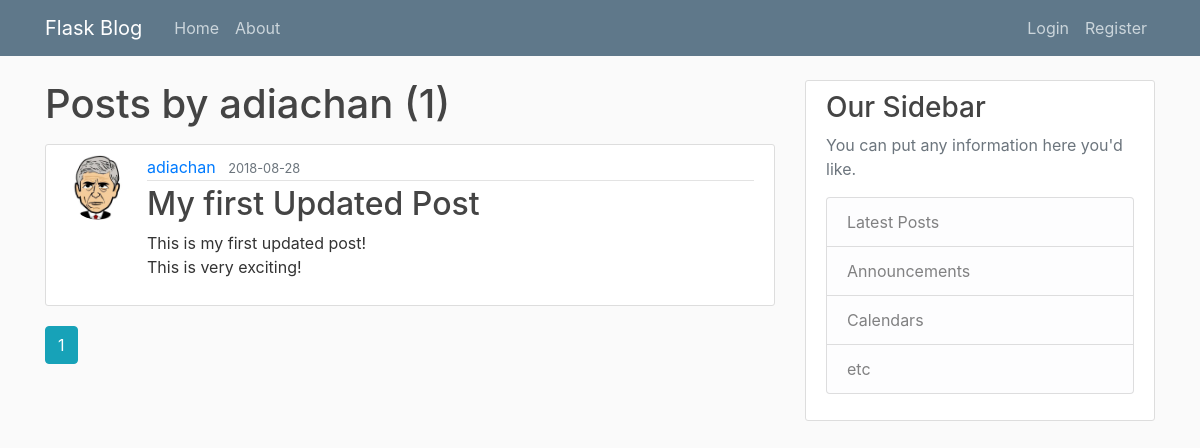
Before: /user/adiachan with the older database file.
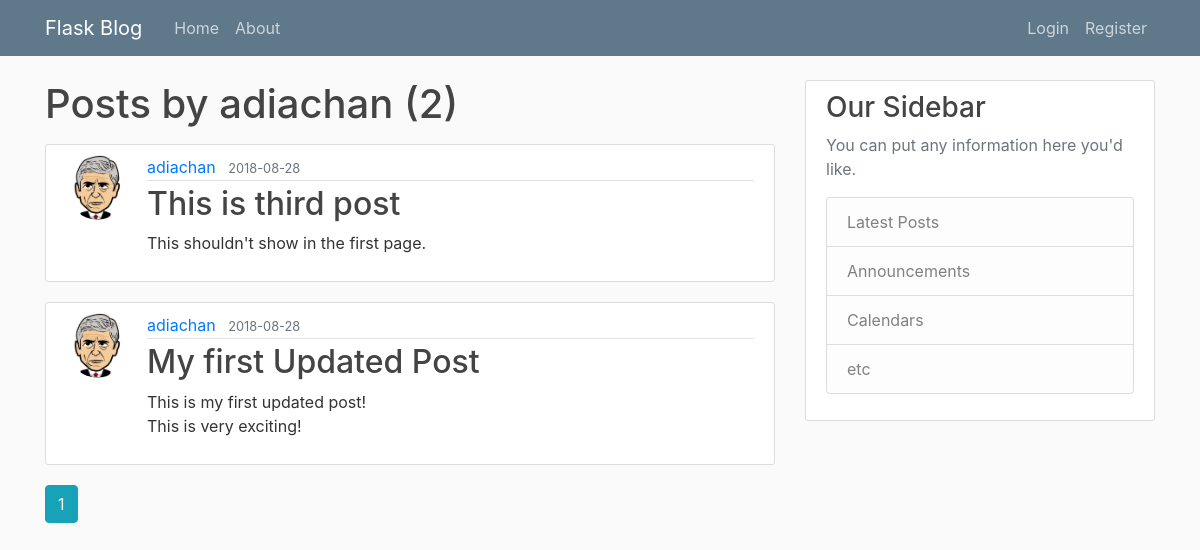
After: the same page with the newer database file.
### flaskblog/models.py (models this page shows, shortened)
class User(db.Model, UserMixin):
    id = db.Column(db.Integer, primary_key=True)
    username = db.Column(db.String(20), unique=True, nullable=False)
    email = db.Column(db.String(120), unique=True, nullable=False)
    image_file = db.Column(db.String(20), nullable=False, default='default.jpg')
    password = db.Column(db.String(60), nullable=False)
    posts = db.relationship('Post', backref='author', lazy=True)

class Post(db.Model):
    id = db.Column(db.Integer, primary_key=True)
    title = db.Column(db.String(100), nullable=False)
    date_posted = db.Column(db.DateTime, nullable=False, default=datetime.utcnow)
    content = db.Column(db.Text, nullable=False)
    user_id = db.Column(db.Integer, db.ForeignKey('user.id'), nullable=False)

### flaskblog/routes.py (the view)
@app.route("/user/<string:username>")
def user_posts(username):
    page = request.args.get('page', 1, type=int)
    user = User.query.filter_by(username=username).first_or_404()
    posts = Post.query.filter_by(author=user)\
        .order_by(Post.date_posted.desc())\
        .paginate(page=page, per_page=2)
    return render_template('user_posts.html', posts=posts, user=user)

### flaskblog/templates/user_posts.html (shortened to what this page needs)
{% extends "layout.html" %}
{% block content %}
    <h1 class="mb-3">Posts by {{ user.username }} ({{ posts.total }})</h1>
    {% for post in posts.items %}
        <article class="media content-section">
          <img class= "rounded-circle article-img" src="{{ url_for('static', filename='profile_pics/' + post.author.image_file) }}">
          <div class="media-body">
            <div class="article-metadata">
              <a class="mr-2" href="{{ url_for('user_posts', username=post.author.username) }}">{{ post.author.username }}</a>
              <small class="text-muted">{{ post.date_posted.strftime('%Y-%m-%d') }}</small>
            </div>
            <h2><a class="article-title" href="{{ url_for('post', post_id=post.id) }}">{{ post.title }}</a></h2>
            <p class="article-content">{{ post.content }}</p>
          </div>
        </article>
     {% endfor %}
     {% for page_num in posts.iter_pages(left_edge=1, right_edge=1, left_current=1, right_current=2) %}
       {% if page_num %}
        {% if posts.page == page_num %}
          <a class="btn btn-info mb-4" href="{{ url_for('user_posts', username=user.username, page=page_num) }}">{{ page_num }}</a>
        {% else %}
          <a class="btn btn-outline-info mb-4" href="{{ url_for('user_posts', username=user.username, page=page_num) }}">{{ page_num }}</a>
        {% endif %}
       {% endif %}
     {% endfor %}
{% endblock content %}

### flaskblog/templates/layout.html (shortened to what this page needs)
<!DOCTYPE html>
<html>
<head>
    <link rel="stylesheet" href="https://stackpath.bootstrapcdn.com/bootstrap/4.1.3/css/bootstrap.min.css">
    <link rel="stylesheet" type="text/css" href="{{ url_for('static', filename='main.css') }}">
</head>
<body>
    <header class="site-header">
      <nav class="navbar navbar-expand-md navbar-dark bg-steel fixed-top">
        <div class="container">
          <a class="navbar-brand mr-4" href="/">Flask Blog</a>
          <div class="collapse navbar-collapse" id="navbarToggle">
            <div class="navbar-nav mr-auto">
              <a class="nav-item nav-link" href="{{ url_for('home') }}">Home</a>
              <a class="nav-item nav-link" href="{{ url_for('about') }}">About</a>
            </div>
            <div class="navbar-nav">
              {% if current_user.is_authenticated %}
                <a class="nav-item nav-link" href="{{ url_for('new_post') }}">New Post</a>
                <a class="nav-item nav-link" href="{{ url_for('account') }}">Account</a>
                <a class="nav-item nav-link" href="{{ url_for('logout') }}">Logout</a>
              {% else %}
                <a class="nav-item nav-link" href="{{ url_for('login') }}">Login</a>
                <a class="nav-item nav-link" href="{{ url_for('register') }}">Register</a>
              {% endif %}
            </div>
          </div>
        </div>
      </nav>
    </header>
    <main role="main" class="container">
      <div class="row">
        <div class="col-md-8">
          {% block content %}{% endblock %}
        </div>
        <div class="col-md-4">
          <div class="content-section">
            <h3>Our Sidebar</h3>
            <p class='text-muted'>You can put any information here you'd like.
              <ul class="list-group">
                <li class="list-group-item list-group-item-light">Latest Posts</li>
                <li class="list-group-item list-group-item-light">Announcements</li>
                <li class="list-group-item list-group-item-light">Calendars</li>
                <li class="list-group-item list-group-item-light">etc</li>
              </ul>
            </p>
          </div>
        </div>
      </div>
    </main>
  </body>
</body>
</html>

### flaskblog/static/main.css (style rules this page uses)
body { background: #fafafa; color: #333333; margin-top: 5rem; }
h1, h2, h3, h4, h5, h6 { color: #444444; }
.bg-steel { background-color: #5f788a; }
.site-header .navbar-nav .nav-link { color: #cbd5db; }
.content-section { background: #ffffff; padding: 10px 20px; border: 1px solid #dddddd; border-radius: 3px; margin-bottom: 20px; }
.article-title { color: #444444; }
.article-content { white-space: pre-line; }
.article-img { height: 65px; width: 65px; margin-right: 16px; }
.article-metadata { padding-bottom: 1px; margin-bottom: 4px; border-bottom: 1px solid #e3e3e3 }

Changed rows visible on the page:
added Post: image_file (picture), author.username "adiachan", date_posted "2018-08-28", title "This is third post", content "This shouldn't show in the first page."
Other visible differences:
{{ posts.total }}: "1" → "2"
